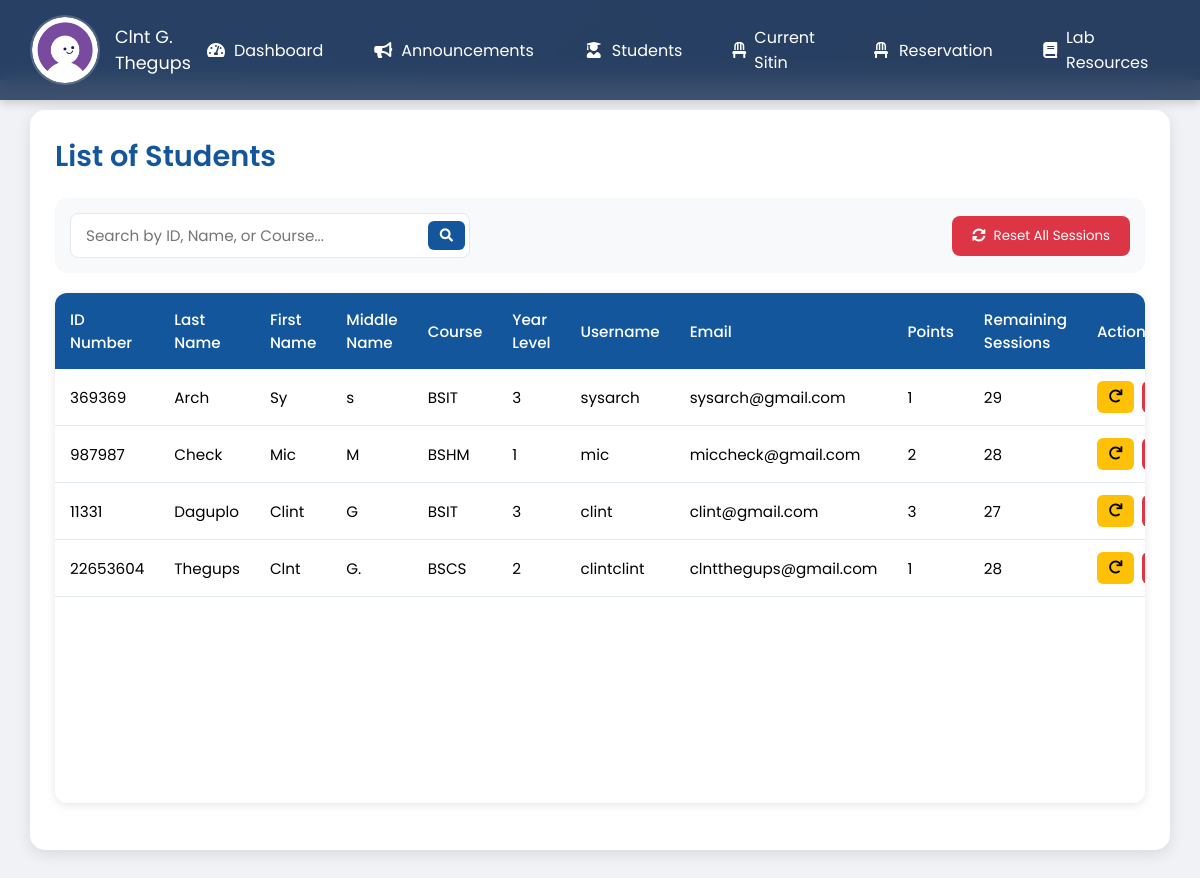
The app's page /liststudent.php (signed in), older data.
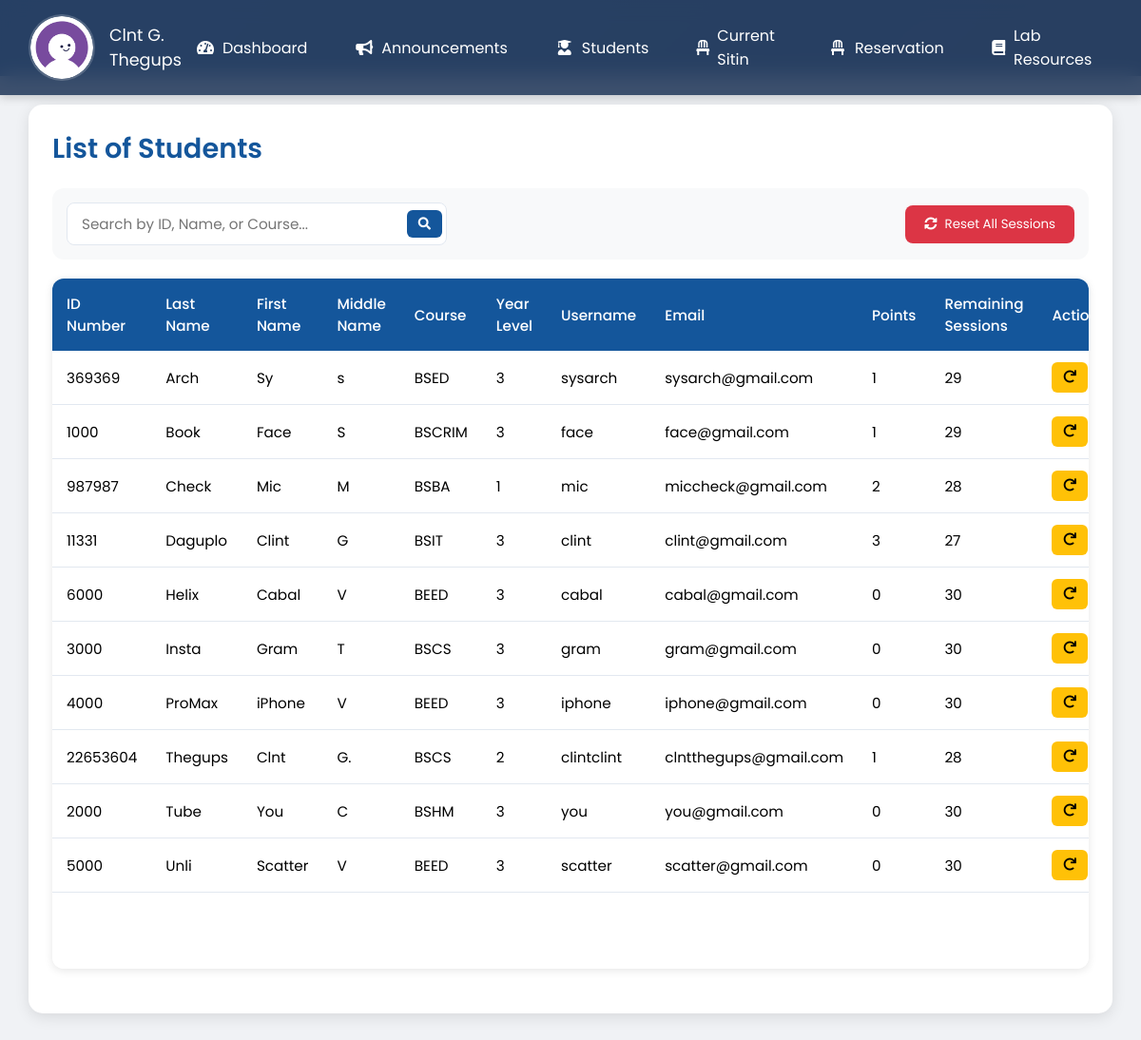
The same page, newer data.
### tables this page shows
CREATE TABLE `user` (
  `IDNO` int(11) NOT NULL,
  `LASTNAME` varchar(255) NOT NULL,
  `FIRSTNAME` varchar(255) NOT NULL,
  `MIDNAME` varchar(255) NOT NULL,
  `COURSE` varchar(255) NOT NULL,
  `YEARLEVEL` int(11) NOT NULL,
  `USERNAME` varchar(255) NOT NULL,
  `PASSWORD` varchar(255) NOT NULL,
  `EMAIL` varchar(255) NOT NULL,
  `PROFILE_PIC` varchar(255) NOT NULL DEFAULT 'default.jpg',
  `REMAINING_SESSIONS` int(30) NOT NULL DEFAULT 30,
  `POINTS` int(11) DEFAULT 0
);

### liststudent.php (the view, shortened to what this page needs)
<?php
include("connector.php");
$username = $_SESSION['Username'];
$query = "SELECT PROFILE_PIC, FIRSTNAME, MIDNAME, LASTNAME FROM user WHERE USERNAME = ?";
$stmt = $con->prepare($query);
$stmt->bind_param("s", $username);
$stmt->execute();
$result = $stmt->get_result();
if ($result && $result->num_rows > 0) {
$row = $result->fetch_assoc();
$profile_pic = !empty($row['PROFILE_PIC']) ? htmlspecialchars($row['PROFILE_PIC']) : 'default.jpg';
$user_name = htmlspecialchars($row['FIRSTNAME'] . ' ' . $row['MIDNAME'] . ' ' . $row['LASTNAME']);
} else {
$profile_pic = 'default.jpg';
$user_name = 'Admin';
}
?>
<!DOCTYPE html>
<html lang="en">
<head>
<link rel="stylesheet" href="https://cdnjs.cloudflare.com/ajax/libs/font-awesome/5.15.3/css/all.min.css">
</head>
<body>
<div class="topnav">
    <div class="user-profile">
        <img src="uploads/<?php echo htmlspecialchars($profile_pic); ?>" alt="Profile Picture">
        <div class="user-name"><?php echo htmlspecialchars($user_name); ?></div>
    </div>
    <div class="nav-links">
        <a href="admindash.php"><i class="fas fa-tachometer-alt"></i> Dashboard</a>
        <a href="adannouncement.php"><i class="fas fa-bullhorn"></i> Announcements</a>
        <a href="liststudent.php"><i class="fas fa-user-graduate"></i> Students</a>
        <a href="adsitin.php"><i class="fas fa-chair"></i> Current Sitin</a>
        <a href="adreservation.php"><i class="fas fa-chair"></i> Reservation</a>
        <a href="adlabresources.php"><i class="fas fa-book"></i> Lab Resources</a>
        <a href="adlabsched.php"><i class="fas fa-calendar"></i> Lab Schedule</a>
    </div>
</div>
<div class="content">
<div class="container">
<div class="header">
<h1>List of Students</h1>
</div>
<div class="controls-container">
<div class="search-box">
<input type="text" id="searchInput" placeholder="Search by ID, Name, or Course...">
<button type="button">
<i class="fas fa-search"></i>
</button>
</div>
<form method="POST" style="margin: 0;">
<button type="submit" name="reset_sessions" class="reset-button">
<i class="fas fa-sync-alt"></i> Reset All Sessions
</button>
</form>
</div>
<div class="table-container">
<table>
<thead>
<tr>
<th>ID Number</th>
<th>Last Name</th>
<th>First Name</th>
<th>Middle Name</th>
<th>Course</th>
<th>Year Level</th>
<th>Username</th>
<th>Email</th>
<th>Points</th>
<th>Remaining Sessions</th>
<th>Actions</th>
</tr>
</thead>
<tbody>
<?php
$query = "SELECT * FROM user ORDER BY LASTNAME ASC";
$result = mysqli_query($con, $query);
while ($row = mysqli_fetch_assoc($result)) {
    $points_class = '';
    if ($row['POINTS'] >= 2) {
        $points_class = 'points-high';
    } elseif ($row['POINTS'] == 1) {
        $points_class = 'points-medium';
    } else {
        $points_class = 'points-low';
    }
    echo "<tr>";
    echo "<td>" . htmlspecialchars($row['IDNO']) . "</td>";
    echo "<td>" . htmlspecialchars($row['LASTNAME']) . "</td>";
    echo "<td>" . htmlspecialchars($row['FIRSTNAME']) . "</td>";
    echo "<td>" . htmlspecialchars($row['MIDNAME']) . "</td>";
    echo "<td>" . htmlspecialchars($row['COURSE']) . "</td>";
    echo "<td class='text-center'>" . htmlspecialchars($row['YEARLEVEL']) . "</td>";
    echo "<td>" . htmlspecialchars($row['USERNAME']) . "</td>";
    echo "<td>" . htmlspecialchars($row['EMAIL']) . "</td>";
    echo "<td class='points-column " . $points_class . "'>" . htmlspecialchars($row['POINTS']) . "</td>";
    echo "<td class='text-center'>" . htmlspecialchars($row['REMAINING_SESSIONS']) . "</td>";
    echo "<td class='action-buttons'>";
    echo "<button onclick='resetSessions(" . $row['IDNO'] . ")' class='reset-btn' title='Reset Sessions'><i class='fas fa-redo'></i></button>";
    echo "<button onclick='deleteStudent(" . $row['IDNO'] . ")' class='delete-btn' title='Delete Student'><i class='fas fa-trash'></i></button>";
    echo "</td>";
    echo "</tr>";
}
?>
</tbody>
</table>
</div>
</div>
</div>
</body>
</html>

### liststudent.php (style rules this page uses)
* { margin: 0; padding: 0; box-sizing: border-box; font-family: 'Poppins', sans-serif; }
html, body { background: linear-gradient(135deg, #14569b, #2a3f5f); min-height: 100vh; width: 100%; }
.topnav { width: 100%; background-color: rgba(42, 63, 95, 0.9); padding: 15px 30px; position: fixed; top: 0; left: 0; display: flex; align-items: center; justify-content: space-between; box-shadow: 0 2px 10px rgba(0, 0, 0, 0.2); backdrop-filter: blur(10px); z-index: 1000; }
.user-profile { display: flex; align-items: center; gap: 15px; }
.user-profile img { width: 70px; height: 70px; border-radius: 50%; border: 2px solid rgba(255, 255, 255, 0.2); }
.user-name { color: white; font-size: 1.1rem; }
.nav-links { display: flex; gap: 20px; align-items: center; }
.nav-links a { color: white; text-decoration: none; padding: 8px 15px; border-radius: 6px; transition: all 0.3s; display: flex; align-items: center; gap: 8px; }
.nav-links a i { width: 20px; text-align: center; }
.content { margin-top: 80px; padding: 30px; min-height: calc(100vh - 80px); background: #f0f2f5; }
.container { background: white; border-radius: 15px; padding: 25px; box-shadow: 0 4px 15px rgba(0, 0, 0, 0.1); height: calc(100vh - 60px); max-width: 1400px; margin: 0 auto; overflow: hidden; }
.header { margin-bottom: 20px; }
.header h1 { color: #14569b; font-size: 1.8rem; font-weight: 600; margin-bottom: 15px; }
.controls-container { display: flex; justify-content: space-between; align-items: center; gap: 15px; margin-bottom: 20px; padding: 15px; background: #f8f9fa; border-radius: 12px; }
.search-box { display: flex; align-items: center; gap: 10px; flex: 1; max-width: 400px; position: relative; }
.search-box input { width: 100%; padding: 10px 15px; padding-right: 45px; border: 1px solid #e2e8f0; border-radius: 8px; transition: all 0.2s; font-size: 0.95rem; }
.search-box button { position: absolute; right: 5px; padding: 8px 12px; background: #14569b; color: white; border: none; border-radius: 6px; cursor: pointer; transition: all 0.2s; display: flex; align-items: center; justify-content: center; }
.reset-button { background: #dc3545; color: white; padding: 10px 20px; border: none; border-radius: 8px; cursor: pointer; transition: all 0.2s; display: flex; align-items: center; gap: 8px; }
.table-container { height: calc(100% - 180px); overflow-y: auto; border-radius: 12px; background: white; box-shadow: 0 2px 10px rgba(0, 0, 0, 0.1); }
table { width: 100%; border-collapse: separate; border-spacing: 0; }
thead { position: sticky; top: 0; z-index: 2; }
th { background: #14569b; color: white; padding: 15px; font-weight: 500; text-align: left; font-size: 0.95rem; }
td { padding: 12px 15px; border-bottom: 1px solid #e2e8f0; font-size: 0.95rem; }
.action-buttons { display: flex; gap: 8px; justify-content: center; }
.reset-btn, .delete-btn { padding: 6px 12px; border: none; border-radius: 6px; cursor: pointer; transition: all 0.2s; }
.reset-btn { background: #ffc107; color: #000; }
.delete-btn { background: #dc3545; color: white; }

Row changes from the older to the newer data that the page shows:
changed user "369369": COURSE "BSIT" → "BSED"
added user: IDNO "1000", LASTNAME "Book", FIRSTNAME "Face", MIDNAME "S", COURSE "BSCRIM", YEARLEVEL "3", USERNAME "face", EMAIL "face@gmail.com", POINTS "1", REMAINING_SESSIONS "29"
changed user "987987": COURSE "BSHM" → "BSBA"
added user: IDNO "6000", LASTNAME "Helix", FIRSTNAME "Cabal", MIDNAME "V", COURSE "BEED", YEARLEVEL "3", USERNAME "cabal", EMAIL "cabal@gmail.com", POINTS "0", REMAINING_SESSIONS "30"
added user: IDNO "3000", LASTNAME "Insta", FIRSTNAME "Gram", MIDNAME "T", COURSE "BSCS", YEARLEVEL "3", USERNAME "gram", EMAIL "gram@gmail.com", POINTS "0", REMAINING_SESSIONS "30"
added user: IDNO "4000", LASTNAME "ProMax", FIRSTNAME "iPhone", MIDNAME "V", COURSE "BEED", YEARLEVEL "3", USERNAME "iphone", EMAIL "iphone@gmail.com", POINTS "0", REMAINING_SESSIONS "30"
added user: IDNO "2000", LASTNAME "Tube", FIRSTNAME "You", MIDNAME "C", COURSE "BSHM", YEARLEVEL "3", USERNAME "you", EMAIL "you@gmail.com", POINTS "0", REMAINING_SESSIONS "30"
added user: IDNO "5000", LASTNAME "Unli", FIRSTNAME "Scatter", MIDNAME "V", COURSE "BEED", YEARLEVEL "3", USERNAME "scatter", EMAIL "scatter@gmail.com", POINTS "0", REMAINING_SESSIONS "30"
